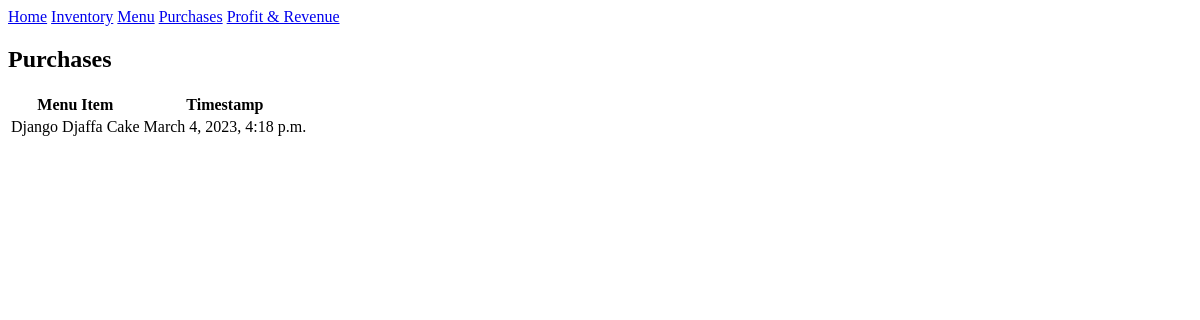
The page /purchases/ on the database as committed earlier.
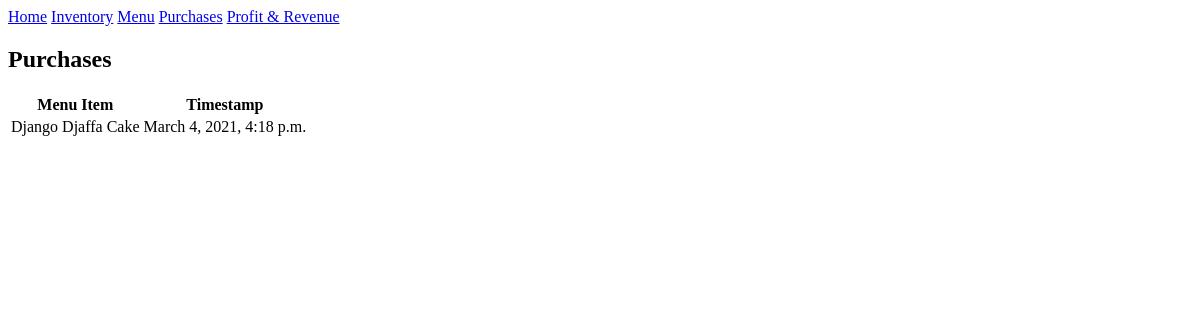
The same page on the database as committed later.
### delights/models.py (models this page shows)
class Purchase(models.Model):
    menu_item = models.ForeignKey(MenuItem, on_delete=models.CASCADE)
    purchase_time = models.DateTimeField(default=timezone.now)
    def __str__(self):
        return f"{self.menu_item.name} - {self.purchase_time}"

class MenuItem(models.Model):
    name = models.CharField(max_length=255)
    price = models.DecimalField(max_digits=10, decimal_places=2)
    recipe_requirements = models.ManyToManyField(
        'Ingredient', through='RecipeRequirements', related_name='menu_items')
    def __str__(self):
        return self.name

### delights/views.py (the view)
# urls.py: path('purchases/', PurchaseListView.as_view(), name='purchase-list'),
class PurchaseListView(ListView):
    model = Purchase
    template_name = 'delights/purchase_list.html'
    context_object_name = 'purchase_list'
    def get_queryset(self):
        queryset = super().get_queryset()
        print(queryset)
        return queryset
    def get_context_data(self, **kwargs):
        context = super().get_context_data(**kwargs)
        print(context)
        return context

### delights/templates/delights/purchase_list.html
{% extends 'delights/base.html' %} {% block content %}
<h2>Purchases</h2>
<table>
  <thead>
    <tr>
      <th>Menu Item</th>
      <th>Timestamp</th>
    </tr>
  </thead>
  <tbody>
    {% for purchase in purchase_list %}
    <tr>
      <td>{{ purchase.menu_item }}</td>
      <td>{{ purchase.purchase_time }}</td>
    </tr>
    {% endfor %}
  </tbody>
</table>
{% endblock %}

### delights/templates/delights/base.html (shortened to what this page needs)
<!DOCTYPE html>
<html lang="en">
  <head>
  </head>
  <body>
    <nav>
      <a href="{% url 'home' %}">Home</a>
      <a href="{% url 'ingredient-list' %}">Inventory</a>
      <a href="{% url 'menu-list' %}">Menu</a>
      <a href="{% url 'purchase-list' %}">Purchases</a>
      <a href="{% url 'profit-revenue' %}">Profit & Revenue</a>
    </nav>
    <div class="content">{% block content %} {% endblock %}</div>
  </body>
</html>

Rows that differ between the two databases and show on the page:
changed Purchase "Django Djaffa Cake": purchase_time "March 4, 2023, 4:18 p.m." → "March 4, 2021, 4:18 p.m."
